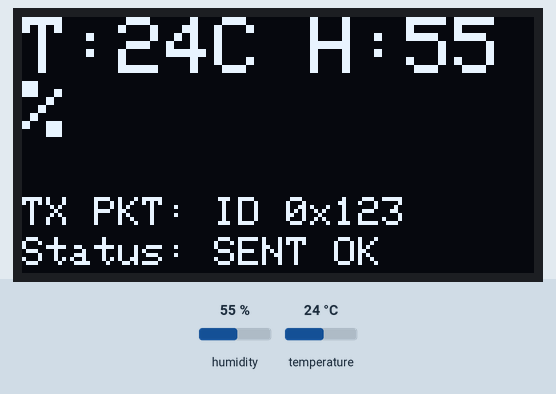
This sketch was run on a simulated ESP32-C3. Shown: 128×64 one-colour display. The inputs (shaded band) are chosen by the test bench; at power-on: humidity 55 %, temperature 24 °C.

Above: at 4.8 s.
4.9 s: humidity set to 22 %
At 7.0 s:
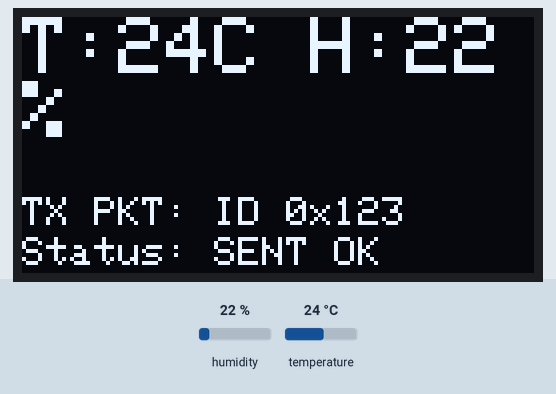
7.9 s: temperature set to 12 °C
At 9.2 s:
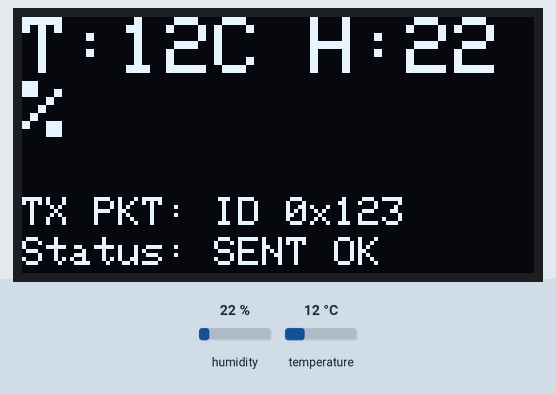
10.9 s: humidity set to 40 %
At 13.5 s:
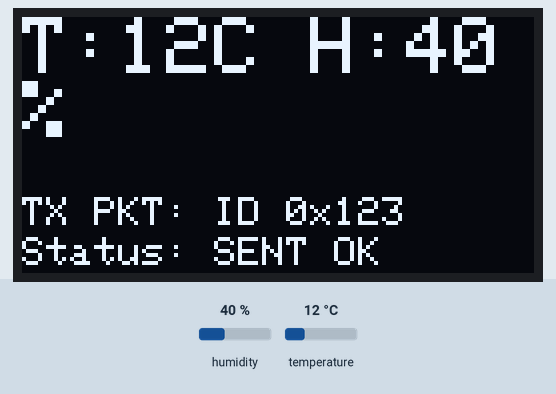
13.9 s: temperature set to 19 °C
At 15.7 s:
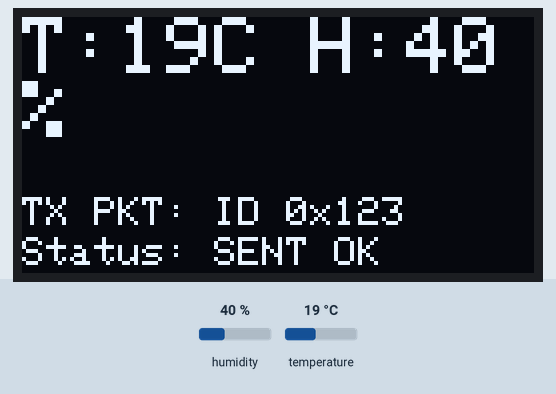
Timing chart, 0 to 17.2 s (numbered marks = the images above; inputs shaded):
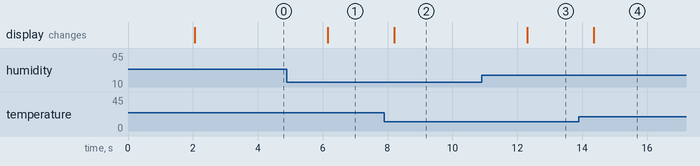

Measured:
- after the input at 4.9 s, the display: changes after 1.3 s (image 1)
- after the input at 7.9 s, the display: changes after 0.30 s (image 2)
- after the input at 10.9 s, the display: changes after 1.4 s (image 3)
- after the input at 13.9 s, the display: changes after 0.45 s (image 4)

The sketch:

ESP32_C3_CAN_Tx_Rx.ino
```cpp
#include <SPI.h>
#include <mcp2515.h>
#include <DHT.h>
#include <Adafruit_GFX.h>
#include <Adafruit_SSD1306.h>

#define DHTPIN 10
#define DHTTYPE DHT11
DHT dht(DHTPIN, DHTTYPE);

Adafruit_SSD1306 display(128, 64, &Wire, -1);
MCP2515 mcp2515(7);
struct can_frame canMsgTx, canMsgRx;

void setup() {
  Serial.begin(115200);
  Wire.begin(8, 9);
  dht.begin();
  display.begin(SSD1306_SWITCHCAPVCC, 0x3C);

  SPI.begin(5, 4, 6, 7);
  mcp2515.reset();
  mcp2515.setBitrate(CAN_125KBPS, MCP_8MHZ);
  mcp2515.setNormalMode();
}

void loop() {
  // --- SENDING SECTION ---
  static unsigned long lastSend = 0;
  if (millis() - lastSend > 2000) {
    int t = dht.readTemperature();
    int h = dht.readHumidity();

    canMsgTx.can_id = 0x123;
    canMsgTx.can_dlc = 2;
    canMsgTx.data[0] = t;
    canMsgTx.data[1] = h;
    mcp2515.sendMessage(&canMsgTx);

    // UI Update for Sending
    display.clearDisplay();
    display.setTextColor(WHITE);
    display.setTextSize(2);
    display.setCursor(0,0);
    display.printf("T:%dC H:%d%%", t, h);

    display.setTextSize(1);
    display.setCursor(0, 45);
    display.print("TX PKT: ID 0x123");
    display.setCursor(0, 55);
    display.print("Status: SENT OK");
    display.display();

    lastSend = millis();
  }

  // --- RECEIVING SECTION ---
  if (mcp2515.readMessage(&canMsgRx) == MCP2515::ERROR_OK) {
    display.clearDisplay();
    display.setTextSize(2);
    display.setCursor(0,0);
    display.print("BTN: ");
    display.println(canMsgRx.data[0] == 1 ? "PRESSED" : "OPEN");

    // Packet Info
    display.setTextSize(1);
    display.setCursor(0, 40);
    display.printf("RX PKT ID: 0x%X", canMsgRx.can_id);
    display.setCursor(0, 50);
    display.printf("DLC: %d  DATA: %d", canMsgRx.can_dlc, canMsgRx.data[0]);
    display.display();
  }
}


/*

#include <SPI.h>
#include <mcp2515.h>
#include <Adafruit_GFX.h>
#include <Adafruit_SSD1306.h>

#define BUTTON_PIN 4
Adafruit_SSD1306 display(128, 64, &Wire, -1);
MCP2515 mcp2515(5);
struct can_frame canMsgTx, canMsgRx;

bool lastBtn = HIGH;

void setup() {
  Serial.begin(115200);
  pinMode(BUTTON_PIN, INPUT_PULLUP);
  display.begin(SSD1306_SWITCHCAPVCC, 0x3C);

  SPI.begin();
  mcp2515.reset();
  mcp2515.setBitrate(CAN_125KBPS, MCP_8MHZ);
  mcp2515.setNormalMode();
}

void loop() {
  // --- SENDING SECTION (Button) ---
  bool currentBtn = digitalRead(BUTTON_PIN);
  if (currentBtn != lastBtn) {
    canMsgTx.can_id = 0x124;
    canMsgTx.can_dlc = 1;
    canMsgTx.data[0] = (currentBtn == LOW) ? 1 : 0;
    mcp2515.sendMessage(&canMsgTx);
    lastBtn = currentBtn;
  }

  // --- RECEIVING SECTION (DHT Data) ---
  if (mcp2515.readMessage(&canMsgRx) == MCP2515::ERROR_OK) {
    int t = canMsgRx.data[0];
    int h = canMsgRx.data[1];

    display.clearDisplay();
    display.setTextColor(WHITE);

    // Main Data
    display.setTextSize(2);
    display.setCursor(0, 0);
    display.printf("TEMP: %d C", t);
    display.setCursor(0, 20);
    display.printf("HUMI: %d %%", h);

    // Packet Info at bottom
    display.setTextSize(1);
    display.drawFastHLine(0, 40, 128, WHITE); // Divider line
    display.setCursor(0, 45);
    display.printf("RX ID: 0x%X  DLC: %d", canMsgRx.can_id, canMsgRx.can_dlc);
    display.setCursor(0, 55);
    display.printf("RAW: %02X %02X", canMsgRx.data[0], canMsgRx.data[1]);

    display.display();

    // Serial Monitor Output
    Serial.printf("Packet RX ID: 0x%X | DLC: %d | Data: %d, %d\n", canMsgRx.can_id, canMsgRx.can_dlc, t, h);
  }
}

*/
```
